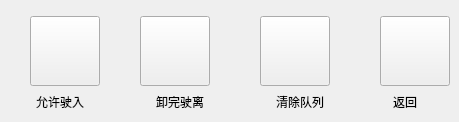
       <widget class="QWidget" name="controlUnLoadWorkSetPage">
        <widget class="QPushButton" name="unLoadOverOutBtn">
         <property name="enabled">
          <bool>true</bool>
         </property>
         <property name="geometry">
          <rect>
           <x>140</x>
           <y>16</y>
           <width>70</width>
           <height>70</height>
          </rect>
         </property>
         <property name="minimumSize">
          <size>
           <width>70</width>
           <height>70</height>
          </size>
         </property>
         <property name="maximumSize">
          <size>
           <width>70</width>
           <height>70</height>
          </size>
         </property>
         <property name="text">
          <string/>
         </property>
        </widget>
        <widget class="QPushButton" name="abnormalBtn">
         <property name="geometry">
          <rect>
           <x>260</x>
           <y>16</y>
           <width>70</width>
           <height>70</height>
          </rect>
         </property>
         <property name="minimumSize">
          <size>
           <width>70</width>
           <height>70</height>
          </size>
         </property>
         <property name="maximumSize">
          <size>
           <width>70</width>
           <height>70</height>
          </size>
         </property>
         <property name="text">
          <string/>
         </property>
        </widget>
        <widget class="QPushButton" name="workSetBackBtn">
         <property name="geometry">
          <rect>
           <x>380</x>
           <y>16</y>
           <width>70</width>
           <height>70</height>
          </rect>
         </property>
         <property name="minimumSize">
          <size>
           <width>70</width>
           <height>70</height>
          </size>
         </property>
         <property name="maximumSize">
          <size>
           <width>70</width>
           <height>70</height>
          </size>
         </property>
         <property name="text">
          <string/>
         </property>
         <property name="autoRepeatDelay">
          <number>500</number>
         </property>
         <property name="autoRepeatInterval">
          <number>200</number>
         </property>
        </widget>
        <widget class="QPushButton" name="unLoadRunWorkBtn">
         <property name="geometry">
          <rect>
           <x>30</x>
           <y>16</y>
           <width>70</width>
           <height>70</height>
          </rect>
         </property>
         <property name="minimumSize">
          <size>
           <width>70</width>
           <height>70</height>
          </size>
         </property>
         <property name="maximumSize">
          <size>
           <width>70</width>
           <height>70</height>
          </size>
         </property>
         <property name="text">
          <string/>
         </property>
         <property name="checkable">
          <bool>true</bool>
         </property>
         <property name="checked">
          <bool>false</bool>
         </property>
         <property name="autoRepeatDelay">
          <number>500</number>
         </property>
         <property name="autoRepeatInterval">
          <number>200</number>
         </property>
        </widget>
        <widget class="QLabel" name="workSetBackBtnLabel">
         <property name="geometry">
          <rect>
           <x>390</x>
           <y>90</y>
           <width>30</width>
           <height>23</height>
          </rect>
         </property>
         <property name="maximumSize">
          <size>
           <width>70</width>
           <height>16777215</height>
          </size>
         </property>
         <property name="text">
          <string>返回</string>
         </property>
         <property name="alignment">
          <set>Qt::AlignCenter</set>
         </property>
        </widget>
        <widget class="QLabel" name="unLoadOverOutBtnLabel">
         <property name="geometry">
          <rect>
           <x>150</x>
           <y>90</y>
           <width>60</width>
           <height>23</height>
          </rect>
         </property>
         <property name="maximumSize">
          <size>
           <width>70</width>
           <height>16777215</height>
          </size>
         </property>
         <property name="text">
          <string>卸完驶离</string>
         </property>
         <property name="alignment">
          <set>Qt::AlignCenter</set>
         </property>
        </widget>
        <widget class="QLabel" name="unLoadRunWorkBtnLabel">
         <property name="geometry">
          <rect>
           <x>30</x>
           <y>90</y>
           <width>60</width>
           <height>23</height>
          </rect>
         </property>
         <property name="maximumSize">
          <size>
           <width>70</width>
           <height>16777215</height>
          </size>
         </property>
         <property name="text">
          <string>允许驶入</string>
         </property>
         <property name="alignment">
          <set>Qt::AlignCenter</set>
         </property>
        </widget>
        <widget class="QLabel" name="abnormalBtnLabel">
         <property name="geometry">
          <rect>
           <x>270</x>
           <y>90</y>
           <width>60</width>
           <height>23</height>
          </rect>
         </property>
         <property name="maximumSize">
          <size>
           <width>70</width>
           <height>16777215</height>
          </size>
         </property>
         <property name="text">
          <string>清除队列</string>
         </property>
         <property name="alignment">
          <set>Qt::AlignCenter</set>
         </property>
        </widget>
       </widget>
